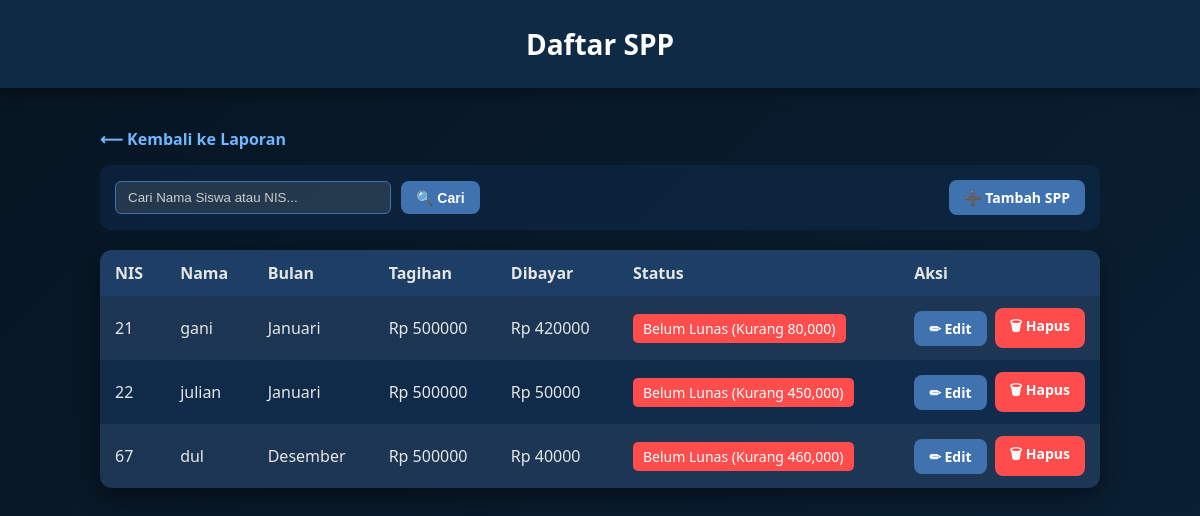
The page /laporan/spp/ on the database its author committed.
### laporan/models.py (models this page shows, shortened)
class SPP(models.Model):
    BULAN_PILIHAN = [
        ('Januari', 'Januari'), ('Februari', 'Februari'), ('Maret', 'Maret'),
        ('April', 'April'), ('Mei', 'Mei'), ('Juni', 'Juni'),
        ('Juli', 'Juli'), ('Agustus', 'Agustus'), ('September', 'September'),
        ('Oktober', 'Oktober'), ('November', 'November'), ('Desember', 'Desember'),
    ]
    siswa = models.ForeignKey(Siswa, on_delete=models.CASCADE)
    bulan = models.CharField(max_length=20, choices=BULAN_PILIHAN)
    tagihan = models.IntegerField(default=500000, verbose_name="Biaya SPP")
    jumlah = models.IntegerField(verbose_name="Uang Dibayar")
    status = models.CharField(max_length=50, blank=True)

### siswa/models.py (models this page shows, shortened)
class Siswa(models.Model):
    nis = models.CharField(max_length=10, primary_key=True)
    nama = models.CharField(max_length=100)
    kelas = models.CharField(max_length=20, blank=True)
    tempat_lahir = models.CharField(max_length=100, blank=True)
    tanggal_lahir = models.DateField(null=True, blank=True)
    alamat = models.TextField(blank=True)
    telepon = models.CharField(max_length=15, blank=True)
    nama_orang_tua = models.CharField(max_length=100, blank=True)
    created_at = models.DateTimeField(auto_now_add=True)
    user = models.OneToOneField(
        'auth.User',
        on_delete=models.CASCADE,
        null=True,
        blank=True
    )
    class Meta:
        verbose_name_plural = "Siswa"

### laporan/views.py (the view)
# urls.py: path('spp/', views.spp_list, name='spp_list'),
def spp_list(request):
    spp = SPP.objects.select_related('siswa').all()
    keyword = request.GET.get('q')
    if keyword:
        spp = spp.filter(
            Q(siswa__nama__icontains=keyword) |  # Cari berdasarkan Nama
            Q(siswa__nis__icontains=keyword)     # ATAU Cari berdasarkan NIS
        )
    return render(request, 'laporan/spp_list.html', {'spp': spp, 'keyword': keyword})

### laporan/templates/laporan/spp_list.html (shortened to what this page needs)
<!DOCTYPE html>
<html lang="en">
<head>
</head>
<body>
<header>Daftar SPP</header>
<div class="wrapper">
    <a href="{% url 'laporan_home' %}" class="back">⟵ Kembali ke Laporan</a>
    <div class="header-controls">
        <form method="get" class="search-box">
            <input type="text" name="q" class="search-input" placeholder="Cari Nama Siswa atau NIS..." value="{{ keyword|default:'' }}">
            <button type="submit" class="button">🔍 Cari</button>
        </form>
        <a href="{% url 'spp_tambah' %}" class="button">➕ Tambah SPP</a>
    </div>
    <table>
        <tr>
            <th>NIS</th>
            <th>Nama</th>
            <th>Bulan</th>
            <th>Tagihan</th>
            <th>Dibayar</th>
            <th>Status</th>
            <th>Aksi</th>
        </tr>
        {% for s in spp %}
        <tr>
            <td>{{ s.siswa.nis }}</td>
            <td>{{ s.siswa.nama }}</td>
            <td>{{ s.bulan }}</td>
            <td>Rp {{ s.tagihan }}</td>
            <td>Rp {{ s.jumlah }}</td>
            <td>
                {% if "Belum" in s.status %}
                    <span style="background:#ff4d4d; color:white; padding:5px 10px; border-radius:5px; font-size:14px; display:inline-block;">
                        {{ s.status }}
                    </span>
                {% else %}
                    <span style="background:#28a745; color:white; padding:5px 10px; border-radius:5px; font-size:14px; display:inline-block;">
                        {{ s.status }}
                    </span>
                {% endif %}
            </td>
            <td>
                <div class="action-buttons">
                    <a href="{% url 'spp_edit' s.id %}" class="button">✏ Edit</a>
                    <a href="{% url 'spp_hapus' s.id %}" class="button delete-button">🗑 Hapus</a>
                </div>
            </td>
        </tr>
        {% endfor %}
    </table>
</div>
</body>
</html>

### laporan/templates/laporan/spp_list.html (style rules this page uses)
body { margin: 0; font-family: "Segoe UI", sans-serif; background: linear-gradient(135deg, #071522, #0a1f33); color: #e6e6e6; }
header { background: #0f2a45; padding: 25px 0; text-align: center; font-size: 28px; font-weight: 600; color: #fff; box-shadow: 0 4px 15px rgba(0,0,0,0.4); }
.wrapper { max-width: 1000px; margin: 40px auto; padding: 0 20px; }
a.back { display: inline-block; margin-bottom: 15px; color: #6fb7ff; text-decoration: none; font-weight: bold; }
.button { padding: 8px 15px; background: #3f72af; color: white; border: none; border-radius: 8px; text-decoration: none; font-weight: bold; transition: 0.3s; font-size: 14px; cursor: pointer; }
.delete-button { background: #ff4d4d; }
.header-controls { display: flex; justify-content: space-between; align-items: center; margin-bottom: 20px; background: rgba(17,45,78,0.5); padding: 15px; border-radius: 10px; }
.search-box { display: flex; gap: 10px; }
.search-input { padding: 8px 12px; border-radius: 6px; border: 1px solid #3f72af; background: rgba(255,255,255,0.1); color: white; outline: none; width: 250px; }
.search-input::placeholder { color: #ccc; }
table { width: 100%; border-collapse: collapse; background: rgba(17,45,78,0.9); border-radius: 12px; overflow: hidden; box-shadow: 0 8px 25px rgba(0,0,0,0.45); }
th, td { padding: 12px 15px; text-align: left; vertical-align: middle; }
th { background: rgba(31,65,105,0.9); }
tr:nth-child(even) { background: rgba(255,255,255,0.05); }
.action-buttons { display: flex; gap: 8px; align-items: center; }
td:last-child { white-space: nowrap; width: 1%; }

### rows shown on the page
SPP: siswa.nis "21", siswa.nama "gani", bulan "Januari", tagihan "500000", jumlah "420000", status "Belum Lunas (Kurang 80,000)"
SPP: siswa.nis "22", siswa.nama "julian", bulan "Januari", tagihan "500000", jumlah "50000", status "Belum Lunas (Kurang 450,000)"
SPP: siswa.nis "67", siswa.nama "dul", bulan "Desember", tagihan "500000", jumlah "40000", status "Belum Lunas (Kurang 460,000)"
